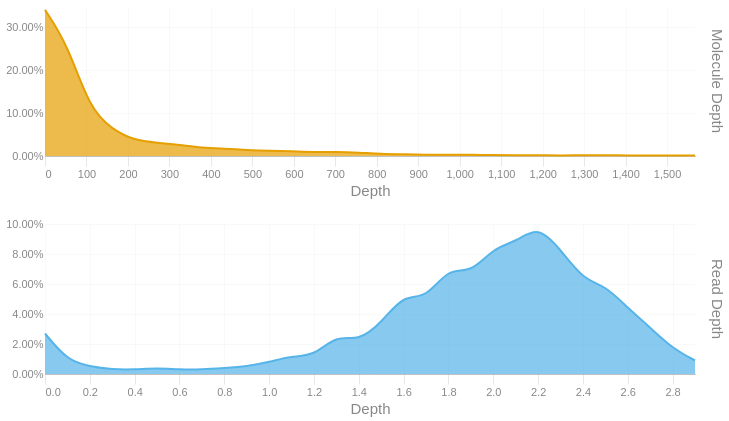

Notebook code for this chart:
### Code cell
readdep = depth_hist(tb['Read Depth'], q99, 3)
readdep = readdep.with_columns(pl.lit('Read Depth').alias('Metric'))
if not SKIPLR:
    moldep = depth_hist(tb['Molecule Depth'], mol_q99, 1)
    moldep = moldep.with_columns(pl.lit('Molecule Depth').alias('Metric'))
    _hist = pl.concat([readdep, moldep])
    _hist = _hist.filter(pl.col('Proportion') != 0)
    with SafeRender(_hist):
        (
            alt.Chart(_hist)        
            .mark_area(interpolate = "basis")
            .encode(
                x=alt.X('Bin:Q').scale(domainMin=0).axis(alt.Axis(title='Depth')),
                y = alt.Y('Proportion:Q', title = None).axis(format = '.2%'),
                color = alt.Color('Metric:N').legend(None),
                row = alt.Row("Metric:N").header(title = None, labelOrient = 'right'),
                tooltip = [
                    alt.Tooltip("Metric:N", title = "Metric"),
                    alt.Tooltip('Interval:N', title = "Depth Interval"),
                    alt.Tooltip('Proportion:Q', title = "% Alignments").format('.2%')
                ]
            )
            .resolve_scale(x='independent', y='independent')
            .properties(
                height = 150, width = 650,
                usermeta={'embedOptions': {'downloadFileName': f'{samplename}.depth.hist'}}
            )
        ).display()
else:
    readdep = readdep.filter(pl.col('Proportion') != 0)
    with SafeRender(readdep):
        (
            alt.Chart(readdep)        
            .mark_area(interpolate = "basis")
            .encode(
                x=alt.X('Bin:Q').scale(domainMin=0).axis(alt.Axis(title='Depth')),
                y = alt.Y('Proportion:Q', title = None).axis(format = '.2%'),
                tooltip = [
                    alt.Tooltip('Interval:N', title = "Depth Interval"),
                    alt.Tooltip('Proportion:Q', title = "% Alignments").format('.2%')
                ]
            )
            .properties(
                usermeta={'embedOptions': {'downloadFileName': f'{samplename}.depth.hist'}}
            )
        ).display()

### Figure 1 — Vega-Lite specification as saved in the notebook (floating-point values rounded to 4 significant figures)
{"width": 650, "height": 150, "config": {"title": {"anchor": "start", "dy": -15, "fontSize": 18, "color": "#888888", "subtitleColor": "#888888", "subtitleFontSize": 14}, "arc": {"fill": "#0072B2"}, "axis": {"domainColor": "#888888", "domainWidth": 0.5, "gridWidth": 0.2, "grid": false, "titleFontWeight": 400, "titleFontSize": 15, "labelFontSize": 11, "labelColor": "#888888", "tickColor": "#888888", "tickWidth": 0.2, "titleColor": "#888888"}, "axisBand": {"grid": false}, "axisX": {"grid": true, "tickSize": 10, "domainCap": "round"}, "axisY": {"domain": false, "grid": true, "tickSize": 0, "domainCap": "round"}, "background": "transparent", "header": {"labelFontSize": 15, "labelColor": "#888888", "titleFontSize": 15, "titleFontWeight": 600, "titleColor": "#888888"}, "legend": {"labelFont": "sans-serif", "labelFontSize": 12, "labelColor": "#888888", "symbolSize": 100, "symbolType": "circle", "titleFontSize": 12, "titlePadding": 10, "titleColor": "#888888", "title": null}, "range": {"category": ["#E69F00", "#56B4E9", "#009E73", "#F0E442", "#0072B2", "#D55E00", "#CC79A7", "#000000"], "diverging": ["#cfe8f3", "#a2d4ec", "#73bfe2", "#46abdb", "#1696d2", "#12719e"]}, "area": {"fill": "#0072B2", "fillOpacity": 0.7, "line": true, "strokeOpacity": 0.7}, "line": {"color": "#0072B2", "stroke": "#0072B2", "strokeWidth": 2}, "trail": {"color": "#0072B2", "stroke": "#0072B2", "strokeWidth": 0, "size": 1}, "point": {"filled": true, "fillOpacity": 1.0, "size": 95}, "text": {"color": "#888888", "fontSize": 11, "align": "right", "fontWeight": 400, "size": 11}, "bar": {"fill": "#0072B2", "stroke": null}, "view": {"stroke": null, "continuousWidth": 660, "continuousHeight": 400}}, "data": {"name": "data-b020877a7c71f61cec4ba693e8ab8bf6"}, "mark": {"type": "area", "interpolate": "basis"}, "encoding": {"color": {"field": "Metric", "legend": null, "type": "nominal"}, "row": {"field": "Metric", "header": {"title": null, "labelOrient": "right"}, "type": "nominal"}, "tooltip": [{"field": "Metric", "title": "Metric", "type": "nominal"}, {"field": "Interval", "title": "Depth Interval", "type": "nominal"}, {"field": "Proportion", "format": ".2%", "title": "% Alignments", "type": "quantitative"}], "x": {"axis": {"title": "Depth"}, "field": "Bin", "scale": {"domainMin": 0}, "type": "quantitative"}, "y": {"axis": {"format": ".2%"}, "field": "Proportion", "title": null, "type": "quantitative"}}, "resolve": {"scale": {"x": "independent", "y": "independent"}}, "usermeta": {"embedOptions": {"downloadFileName": "S3_Annis_510.depth.hist"}}, "$schema": "https://vega.github.io/schema/vega-lite/v6.1.0.json", "datasets": {"data-b020877a7c71f61cec4ba693e8ab8bf6": [{"Bin": 0.0, "Interval": "0.0-0.1", "Proportion": 0.027, "Metric": "Read Depth"}, {"Bin": 0.1, "Interval": "0.1-0.2", "Proportion": 0.009, "Metric": "Read Depth"}, {"Bin": 0.2, "Interval": "0.2-0.3", "Proportion": 0.005, "Metric": "Read Depth"}, {"Bin": 0.3, "Interval": "0.3-0.4", "Proportion": 0.003, "Metric": "Read Depth"}, {"Bin": 0.4, "Interval": "0.4-0.5", "Proportion": 0.003, "Metric": "Read Depth"}, {"Bin": 0.5, "Interval": "0.5-0.6", "Proportion": 0.004, "Metric": "Read Depth"}, {"Bin": 0.6, "Interval": "0.6-0.7", "Proportion": 0.003, "Metric": "Read Depth"}, {"Bin": 0.7, "Interval": "0.7-0.8", "Proportion": 0.003, "Metric": "Read Depth"}, {"Bin": 0.8, "Interval": "0.8-0.9", "Proportion": 0.004, "Metric": "Read Depth"}, {"Bin": 0.9, "Interval": "0.9-1.0", "Proportion": 0.005, "Metric": "Read Depth"}, {"Bin": 1.0, "Interval": "1.0-1.1", "Proportion": 0.008, "Metric": "Read Depth"}, {"Bin": 1.1, "Interval": "1.1-1.2", "Proportion": 0.012, "Metric": "Read Depth"}, {"Bin": 1.2, "Interval": "1.2-1.3", "Proportion": 0.012, "Metric": "Read Depth"}, {"Bin": 1.3, "Interval": "1.3-1.4", "Proportion": 0.026, "Metric": "Read Depth"}, {"Bin": 1.4, "Interval": "1.4-1.5", "Proportion": 0.022, "Metric": "Read Depth"}, {"Bin": 1.5, "Interval": "1.5-1.6", "Proportion": 0.034, "Metric": "Read Depth"}, {"Bin": 1.6, "Interval": "1.6-1.7", "Proportion": 0.053, "Metric": "Read Depth"}, {"Bin": 1.7, "Interval": "1.7-1.8", "Proportion": 0.05, "Metric": "Read Depth"}, {"Bin": 1.8, "Interval": "1.8-1.9", "Proportion": 0.071, "Metric": "Read Depth"}, {"Bin": 1.9, "Interval": "1.9-2.0", "Proportion": 0.067, "Metric": "Read Depth"}, {"Bin": 2.0, "Interval": "2.0-2.1", "Proportion": 0.084, "Metric": "Read Depth"}, {"Bin": 2.1, "Interval": "2.1-2.2", "Proportion": 0.088, "Metric": "Read Depth"}, {"Bin": 2.2, "Interval": "2.2-2.3", "Proportion": 0.099, "Metric": "Read Depth"}, {"Bin": 2.3, "Interval": "2.3-2.4", "Proportion": 0.083, "Metric": "Read Depth"}, {"Bin": 2.4, "Interval": "2.4-2.5", "Proportion": 0.063, "Metric": "Read Depth"}, {"Bin": 2.5, "Interval": "2.5-2.6", "Proportion": 0.059, "Metric": "Read Depth"}, {"Bin": 2.6, "Interval": "2.6-2.7", "Proportion": 0.044, "Metric": "Read Depth"}, {"Bin": 2.7, "Interval": "2.7-2.8", "Proportion": 0.031, "Metric": "Read Depth"}, {"Bin": 2.8, "Interval": "2.8-2.9", "Proportion": 0.017, "Metric": "Read Depth"}, {"Bin": 2.9, "Interval": "2.9-3.0", "Proportion": 0.009, "Metric": "Read Depth"}, {"Bin": 0.0, "Interval": "0.0-54.0", "Proportion": 0.341, "Metric": "Molecule Depth"}, {"Bin": 54.0, "Interval": "54.0-108.1", "Proportion": 0.261, "Metric": "Molecule Depth"}, {"Bin": 108.1, "Interval": "108.1-162.1", "Proportion": 0.11, "Metric": "Molecule Depth"}, {"Bin": 162.1, "Interval": "162.1-216.2", "Proportion": 0.062, "Metric": "Molecule Depth"}, {"Bin": 216.2, "Interval": "216.2-270.2", "Proportion": 0.036, "Metric": "Molecule Depth"}, {"Bin": 270.2, "Interval": "270.2-324.3", "Proportion": 0.031, "Metric": "Molecule Depth"}, {"Bin": 324.3, "Interval": "324.3-378.3", "Proportion": 0.026, "Metric": "Molecule Depth"}, {"Bin": 378.3, "Interval": "378.3-432.4", "Proportion": 0.019, "Metric": "Molecule Depth"}, {"Bin": 432.4, "Interval": "432.4-486.4", "Proportion": 0.017, "Metric": "Molecule Depth"}, {"Bin": 486.4, "Interval": "486.4-540.5", "Proportion": 0.014, "Metric": "Molecule Depth"}, {"Bin": 540.5, "Interval": "540.5-594.5", "Proportion": 0.012, "Metric": "Molecule Depth"}, {"Bin": 594.5, "Interval": "594.5-648.6", "Proportion": 0.011, "Metric": "Molecule Depth"}, {"Bin": 648.6, "Interval": "648.6-702.6", "Proportion": 0.009, "Metric": "Molecule Depth"}, {"Bin": 702.6, "Interval": "702.6-756.7", "Proportion": 0.01, "Metric": "Molecule Depth"}, {"Bin": 756.7, "Interval": "756.7-810.7", "Proportion": 0.008, "Metric": "Molecule Depth"}, {"Bin": 810.7, "Interval": "810.7-864.8", "Proportion": 0.005, "Metric": "Molecule Depth"}, {"Bin": 864.8, "Interval": "864.8-918.8", "Proportion": 0.004, "Metric": "Molecule Depth"}, {"Bin": 918.8, "Interval": "918.8-972.9", "Proportion": 0.003, "Metric": "Molecule Depth"}, {"Bin": 972.9, "Interval": "972.9-1026.9", "Proportion": 0.003, "Metric": "Molecule Depth"}, {"Bin": 1027.0, "Interval": "1026.9-1081.0", "Proportion": 0.003, "Metric": "Molecule Depth"}, {"Bin": 1081.0, "Interval": "1081.0-1135.0", "Proportion": 0.002, "Metric": "Molecule Depth"}, {"Bin": 1135.0, "Interval": "1135.0-1189.0", "Proportion": 0.002, "Metric": "Molecule Depth"}, {"Bin": 1189.0, "Interval": "1189.0-1243.1", "Proportion": 0.002, "Metric": "Molecule Depth"}, {"Bin": 1243.0, "Interval": "1243.1-1297.1", "Proportion": 0.001, "Metric": "Molecule Depth"}, {"Bin": 1297.0, "Interval": "1297.1-1351.2", "Proportion": 0.002, "Metric": "Molecule Depth"}, {"Bin": 1351.0, "Interval": "1351.2-1405.2", "Proportion": 0.002, "Metric": "Molecule Depth"}, {"Bin": 1405.0, "Interval": "1405.2-1459.3", "Proportion": 0.001, "Metric": "Molecule Depth"}, {"Bin": 1459.0, "Interval": "1459.3-1513.3", "Proportion": 0.001, "Metric": "Molecule Depth"}, {"Bin": 1513.0, "Interval": "1513.3-1567.4", "Proportion": 0.001, "Metric": "Molecule Depth"}, {"Bin": 1567.0, "Interval": "1567.4-1621.43", "Proportion": 0.001, "Metric": "Molecule Depth"}]}}
